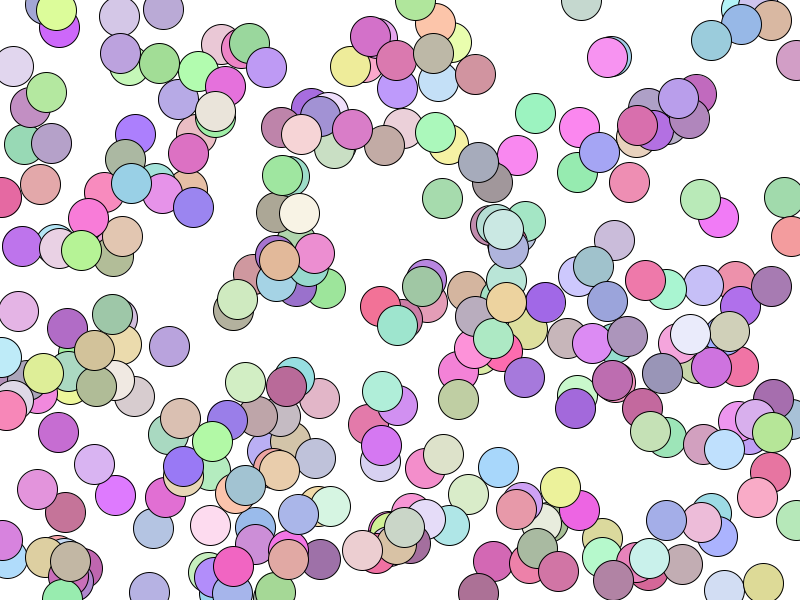
Frame 1 (no input)
Frame 60 (the mouse pressed at the canvas centre just before this capture): identical to frame 1, image omitted
Frame 120 (the mouse held since frame 60 and released just before this capture): identical to frame 1, image omitted

The Processing sketch that drew this single still picture (run headless with seeded random() and noise(); from frame 60 on, the mouse is pressed at the canvas centre):

// Processing sketch: SP1
// ── SP1.pde
//an array of the object Ball
Ball [] balls;

//a variable that sets the number of balls that I create (I want 300).
int howMany = 300;


void setup()
{
  //This is the size of the window that opens when the program runs
  size(800, 600);

  //to show that I know other datatypes I will display a String when the program is running.
  String str = "The program is running. That's just great!";
  println(str);

  //I initialize the array balls using a for loop
  balls = new Ball[howMany];
  int j = 0;
  for (int i = 0; i < balls.length; i++)
  {
    balls[j++] = new Ball();
  }
}

void draw()
{
  //This makes a white background
  background(255);

  //I use a for loop and the displayBall method in the draw function
  for (Ball b : balls) {
    b.displayBall();
  }
}

// ── Ball.pde
class Ball
{
  //Variables that I will use when constructing and displaying a ball.
  float wid;
  float hei;
  float color1;
  float color2;
  float color3;

  //Variables that will randomly set the position of the ball on the screen.
  float xpos = random(800);
  float ypos = random(600);

  //The constructor for the Ball class.
  Ball()
  {
    wid = 40;
    hei = 40;
    color1 = random(150, 255);
    color2 = random(100, 255);
    color3 = random(150, 255);
  }

  //A function that displays the ball
  void displayBall()
  {
    stroke(0);
    fill(color1, color2, color3);
    ellipse(xpos, ypos, wid, hei);
  }
}
